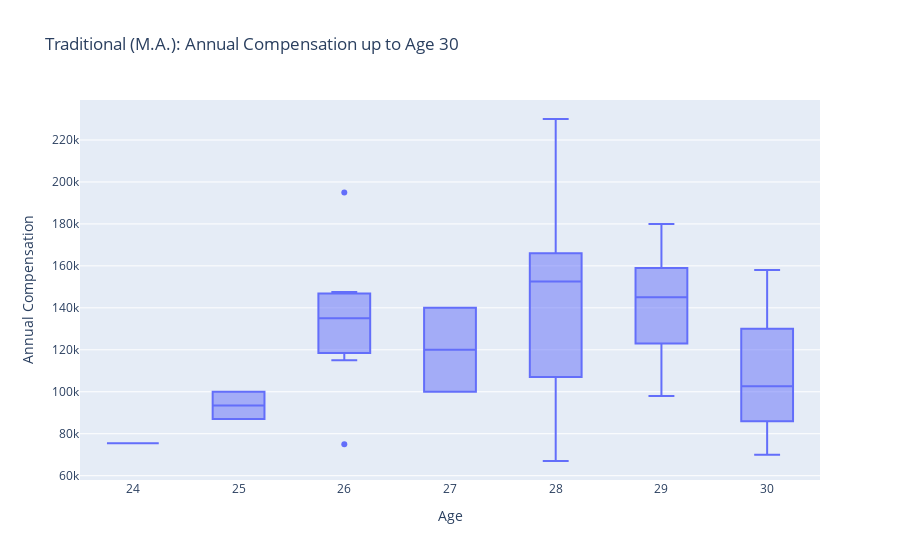

The notebook cell this image was saved under:
### Code cell
fig = px.box(df_traditional, x='Age', y="ConvertedComp",
             labels={
                     "Age": "Age",
                     "ConvertedComp": "Annual Compensation",
                       },
                title="Traditional (M.A.): Annual Compensation up to Age 30"
            )
fig.show()

### Figure 1 — Plotly figure (JSON) as saved in the notebook; plotly's stock layout.template omitted (floating-point values rounded to 4 significant figures)
{"data": [{"alignmentgroup": "True", "hovertemplate": "Age=%{x}<br>Annual Compensation=%{y}<extra></extra>", "legendgroup": "", "marker": {"color": "#636efa"}, "name": "", "notched": false, "offsetgroup": "", "orientation": "v", "showlegend": false, "type": "box", "x": [28, 28, 26, 30, 30, 28, 26, 30, 24, 29, 25, 26, 28, 27, 30, 29, 28, 29, 28, 28, 28, 26, 29, 28, 26, 28, 29, 30, 28, 26, 27, 28, 29, 26, 28, 25, 30, 28], "x0": " ", "xaxis": "x", "y": [67000, 230000, 115000, 86000, 102000, 200000, 128750, 158000, 75500, 180000, 100000, 147500, 155000, 140000, 103357, 140000, 150000, 98000, 166000, 119500, 105000, 75000, 123000, 107000, 145000, 155000, 159000, 70000, 114000, 135000, 100000, 84000, 150000, 195000, 160000, 87000, 130000, 180000], "y0": " ", "yaxis": "y"}], "layout": {"boxmode": "group", "legend": {"tracegroupgap": 0}, "title": {"text": "Traditional (M.A.): Annual Compensation up to Age 30"}, "xaxis": {"anchor": "y", "domain": [0, 1], "title": {"text": "Age"}}, "yaxis": {"anchor": "x", "domain": [0, 1], "title": {"text": "Annual Compensation"}}}}
